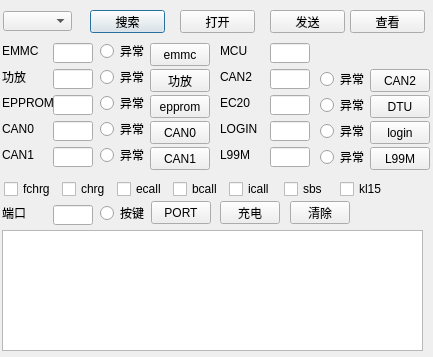
<?xml version="1.0" encoding="UTF-8"?>
<ui version="4.0">
 <class>emcform</class>
 <widget class="QDialog" name="emcform">
  <property name="geometry">
   <rect>
    <x>0</x>
    <y>0</y>
    <width>433</width>
    <height>357</height>
   </rect>
  </property>
  <property name="windowTitle">
   <string>EMC测试上位机</string>
  </property>
  <widget class="QComboBox" name="cb_com">
   <property name="geometry">
    <rect>
     <x>3</x>
     <y>11</y>
     <width>69</width>
     <height>20</height>
    </rect>
   </property>
  </widget>
  <widget class="QPushButton" name="btn_serch">
   <property name="geometry">
    <rect>
     <x>90</x>
     <y>10</y>
     <width>75</width>
     <height>23</height>
    </rect>
   </property>
   <property name="text">
    <string>搜索</string>
   </property>
  </widget>
  <widget class="QPushButton" name="btn_open">
   <property name="geometry">
    <rect>
     <x>180</x>
     <y>10</y>
     <width>75</width>
     <height>23</height>
    </rect>
   </property>
   <property name="text">
    <string>打开</string>
   </property>
  </widget>
  <widget class="QPushButton" name="btn_send">
   <property name="geometry">
    <rect>
     <x>270</x>
     <y>10</y>
     <width>75</width>
     <height>23</height>
    </rect>
   </property>
   <property name="text">
    <string>发送</string>
   </property>
  </widget>
  <widget class="QPushButton" name="btn_sql">
   <property name="geometry">
    <rect>
     <x>350</x>
     <y>10</y>
     <width>75</width>
     <height>23</height>
    </rect>
   </property>
   <property name="text">
    <string>查看</string>
   </property>
  </widget>
  <widget class="QLabel" name="label">
   <property name="geometry">
    <rect>
     <x>2</x>
     <y>43</y>
     <width>54</width>
     <height>16</height>
    </rect>
   </property>
   <property name="text">
    <string>EMMC</string>
   </property>
  </widget>
  <widget class="QLineEdit" name="txt_emmc">
   <property name="geometry">
    <rect>
     <x>53</x>
     <y>43</y>
     <width>40</width>
     <height>20</height>
    </rect>
   </property>
   <property name="readOnly">
    <bool>true</bool>
   </property>
  </widget>
  <widget class="QPushButton" name="btn_emmc">
   <property name="geometry">
    <rect>
     <x>150</x>
     <y>43</y>
     <width>60</width>
     <height>23</height>
    </rect>
   </property>
   <property name="text">
    <string>emmc</string>
   </property>
  </widget>
  <widget class="QLabel" name="label_2">
   <property name="geometry">
    <rect>
     <x>2</x>
     <y>69</y>
     <width>54</width>
     <height>16</height>
    </rect>
   </property>
   <property name="text">
    <string>功放</string>
   </property>
  </widget>
  <widget class="QLineEdit" name="txt_gf">
   <property name="geometry">
    <rect>
     <x>53</x>
     <y>69</y>
     <width>40</width>
     <height>20</height>
    </rect>
   </property>
   <property name="readOnly">
    <bool>true</bool>
   </property>
  </widget>
  <widget class="QLabel" name="label_3">
   <property name="geometry">
    <rect>
     <x>2</x>
     <y>95</y>
     <width>54</width>
     <height>16</height>
    </rect>
   </property>
   <property name="text">
    <string>EPPROM</string>
   </property>
  </widget>
  <widget class="QLineEdit" name="txt_epprom">
   <property name="geometry">
    <rect>
     <x>53</x>
     <y>95</y>
     <width>40</width>
     <height>20</height>
    </rect>
   </property>
   <property name="readOnly">
    <bool>true</bool>
   </property>
  </widget>
  <widget class="QLabel" name="label_4">
   <property name="geometry">
    <rect>
     <x>2</x>
     <y>121</y>
     <width>54</width>
     <height>16</height>
    </rect>
   </property>
   <property name="text">
    <string>CAN0</string>
   </property>
  </widget>
  <widget class="QLineEdit" name="txt_c0">
   <property name="geometry">
    <rect>
     <x>53</x>
     <y>121</y>
     <width>40</width>
     <height>20</height>
    </rect>
   </property>
   <property name="readOnly">
    <bool>true</bool>
   </property>
  </widget>
  <widget class="QLabel" name="label_5">
   <property name="geometry">
    <rect>
     <x>2</x>
     <y>147</y>
     <width>54</width>
     <height>16</height>
    </rect>
   </property>
   <property name="text">
    <string>CAN1</string>
   </property>
  </widget>
  <widget class="QLineEdit" name="txt_c1">
   <property name="geometry">
    <rect>
     <x>53</x>
     <y>147</y>
     <width>40</width>
     <height>20</height>
    </rect>
   </property>
   <property name="readOnly">
    <bool>true</bool>
   </property>
  </widget>
  <widget class="QPushButton" name="btn_gf">
   <property name="geometry">
    <rect>
     <x>150</x>
     <y>69</y>
     <width>60</width>
     <height>23</height>
    </rect>
   </property>
   <property name="text">
    <string>功放</string>
   </property>
  </widget>
  <widget class="QPushButton" name="btn_epprom">
   <property name="geometry">
    <rect>
     <x>150</x>
     <y>95</y>
     <width>60</width>
     <height>23</height>
    </rect>
   </property>
   <property name="text">
    <string>epprom</string>
   </property>
  </widget>
  <widget class="QPushButton" name="btn_c0">
   <property name="geometry">
    <rect>
     <x>150</x>
     <y>121</y>
     <width>60</width>
     <height>23</height>
    </rect>
   </property>
   <property name="text">
    <string>CAN0</string>
   </property>
  </widget>
  <widget class="QPushButton" name="btn_can1">
   <property name="geometry">
    <rect>
     <x>150</x>
     <y>147</y>
     <width>60</width>
     <height>23</height>
    </rect>
   </property>
   <property name="text">
    <string>CAN1</string>
   </property>
  </widget>
  <widget class="QPushButton" name="btn_can2">
   <property name="geometry">
    <rect>
     <x>370</x>
     <y>69</y>
     <width>60</width>
     <height>23</height>
    </rect>
   </property>
   <property name="text">
    <string>CAN2</string>
   </property>
  </widget>
  <widget class="QPushButton" name="btn_dtu">
   <property name="geometry">
    <rect>
     <x>370</x>
     <y>95</y>
     <width>60</width>
     <height>23</height>
    </rect>
   </property>
   <property name="text">
    <string>DTU</string>
   </property>
  </widget>
  <widget class="QPushButton" name="btn_login">
   <property name="geometry">
    <rect>
     <x>370</x>
     <y>121</y>
     <width>60</width>
     <height>23</height>
    </rect>
   </property>
   <property name="text">
    <string>login</string>
   </property>
  </widget>
  <widget class="QPushButton" name="btn_l99m">
   <property name="geometry">
    <rect>
     <x>370</x>
     <y>147</y>
     <width>60</width>
     <height>23</height>
    </rect>
   </property>
   <property name="text">
    <string>L99M</string>
   </property>
  </widget>
  <widget class="QPushButton" name="btn_port">
   <property name="geometry">
    <rect>
     <x>151</x>
     <y>201</y>
     <width>60</width>
     <height>23</height>
    </rect>
   </property>
   <property name="text">
    <string>PORT</string>
   </property>
  </widget>
  <widget class="QTextBrowser" name="txt_all">
   <property name="geometry">
    <rect>
     <x>2</x>
     <y>230</y>
     <width>421</width>
     <height>121</height>
    </rect>
   </property>
  </widget>
  <widget class="QPushButton" name="btn_fill">
   <property name="geometry">
    <rect>
     <x>220</x>
     <y>201</y>
     <width>60</width>
     <height>23</height>
    </rect>
   </property>
   <property name="text">
    <string>充电</string>
   </property>
  </widget>
  <widget class="QLabel" name="label_8">
   <property name="geometry">
    <rect>
     <x>220</x>
     <y>95</y>
     <width>54</width>
     <height>16</height>
    </rect>
   </property>
   <property name="text">
    <string>EC20</string>
   </property>
  </widget>
  <widget class="QLineEdit" name="txt_ec20">
   <property name="geometry">
    <rect>
     <x>270</x>
     <y>95</y>
     <width>40</width>
     <height>20</height>
    </rect>
   </property>
   <property name="readOnly">
    <bool>true</bool>
   </property>
  </widget>
  <widget class="QLineEdit" name="txt_l99m">
   <property name="geometry">
    <rect>
     <x>270</x>
     <y>147</y>
     <width>40</width>
     <height>20</height>
    </rect>
   </property>
   <property name="readOnly">
    <bool>true</bool>
   </property>
  </widget>
  <widget class="QLabel" name="label_10">
   <property name="geometry">
    <rect>
     <x>220</x>
     <y>147</y>
     <width>54</width>
     <height>16</height>
    </rect>
   </property>
   <property name="text">
    <string>L99M</string>
   </property>
  </widget>
  <widget class="QLineEdit" name="txt_mcu">
   <property name="geometry">
    <rect>
     <x>270</x>
     <y>43</y>
     <width>40</width>
     <height>20</height>
    </rect>
   </property>
   <property name="readOnly">
    <bool>true</bool>
   </property>
  </widget>
  <widget class="QLabel" name="label_7">
   <property name="geometry">
    <rect>
     <x>220</x>
     <y>69</y>
     <width>54</width>
     <height>16</height>
    </rect>
   </property>
   <property name="text">
    <string>CAN2</string>
   </property>
  </widget>
  <widget class="QLabel" name="label_6">
   <property name="geometry">
    <rect>
     <x>220</x>
     <y>43</y>
     <width>54</width>
     <height>16</height>
    </rect>
   </property>
   <property name="text">
    <string>MCU</string>
   </property>
  </widget>
  <widget class="QLineEdit" name="txt_c2">
   <property name="geometry">
    <rect>
     <x>270</x>
     <y>69</y>
     <width>40</width>
     <height>20</height>
    </rect>
   </property>
   <property name="readOnly">
    <bool>true</bool>
   </property>
  </widget>
  <widget class="QLabel" name="label_9">
   <property name="geometry">
    <rect>
     <x>220</x>
     <y>121</y>
     <width>54</width>
     <height>16</height>
    </rect>
   </property>
   <property name="text">
    <string>LOGIN</string>
   </property>
  </widget>
  <widget class="QLineEdit" name="txt_login">
   <property name="geometry">
    <rect>
     <x>270</x>
     <y>121</y>
     <width>40</width>
     <height>20</height>
    </rect>
   </property>
   <property name="readOnly">
    <bool>true</bool>
   </property>
  </widget>
  <widget class="QRadioButton" name="rb_emmc">
   <property name="geometry">
    <rect>
     <x>100</x>
     <y>43</y>
     <width>50</width>
     <height>16</height>
    </rect>
   </property>
   <property name="text">
    <string>异常</string>
   </property>
  </widget>
  <widget class="QRadioButton" name="rb_gf">
   <property name="geometry">
    <rect>
     <x>100</x>
     <y>69</y>
     <width>50</width>
     <height>16</height>
    </rect>
   </property>
   <property name="text">
    <string>异常</string>
   </property>
  </widget>
  <widget class="QRadioButton" name="rb_e2r">
   <property name="geometry">
    <rect>
     <x>100</x>
     <y>95</y>
     <width>50</width>
     <height>16</height>
    </rect>
   </property>
   <property name="text">
    <string>异常</string>
   </property>
  </widget>
  <widget class="QRadioButton" name="rb_c1">
   <property name="geometry">
    <rect>
     <x>100</x>
     <y>147</y>
     <width>50</width>
     <height>16</height>
    </rect>
   </property>
   <property name="text">
    <string>异常</string>
   </property>
  </widget>
  <widget class="QRadioButton" name="rb_c0">
   <property name="geometry">
    <rect>
     <x>100</x>
     <y>121</y>
     <width>50</width>
     <height>16</height>
    </rect>
   </property>
   <property name="text">
    <string>异常</string>
   </property>
  </widget>
  <widget class="QRadioButton" name="rb_login">
   <property name="geometry">
    <rect>
     <x>320</x>
     <y>123</y>
     <width>50</width>
     <height>16</height>
    </rect>
   </property>
   <property name="text">
    <string>异常</string>
   </property>
  </widget>
  <widget class="QRadioButton" name="rb_l99m">
   <property name="geometry">
    <rect>
     <x>320</x>
     <y>149</y>
     <width>50</width>
     <height>16</height>
    </rect>
   </property>
   <property name="text">
    <string>异常</string>
   </property>
  </widget>
  <widget class="QRadioButton" name="rb_c2">
   <property name="geometry">
    <rect>
     <x>320</x>
     <y>71</y>
     <width>50</width>
     <height>16</height>
    </rect>
   </property>
   <property name="text">
    <string>异常</string>
   </property>
  </widget>
  <widget class="QRadioButton" name="rb_ec20">
   <property name="geometry">
    <rect>
     <x>320</x>
     <y>97</y>
     <width>50</width>
     <height>16</height>
    </rect>
   </property>
   <property name="text">
    <string>异常</string>
   </property>
  </widget>
  <widget class="QLabel" name="label_11">
   <property name="geometry">
    <rect>
     <x>2</x>
     <y>205</y>
     <width>54</width>
     <height>16</height>
    </rect>
   </property>
   <property name="text">
    <string>端口</string>
   </property>
  </widget>
  <widget class="QRadioButton" name="rb_port">
   <property name="geometry">
    <rect>
     <x>100</x>
     <y>205</y>
     <width>50</width>
     <height>16</height>
    </rect>
   </property>
   <property name="text">
    <string>按键</string>
   </property>
  </widget>
  <widget class="QLineEdit" name="txt_port">
   <property name="geometry">
    <rect>
     <x>53</x>
     <y>205</y>
     <width>40</width>
     <height>20</height>
    </rect>
   </property>
   <property name="readOnly">
    <bool>true</bool>
   </property>
  </widget>
  <widget class="QWidget" name="layoutWidget">
   <property name="geometry">
    <rect>
     <x>4</x>
     <y>180</y>
     <width>385</width>
     <height>18</height>
    </rect>
   </property>
   <layout class="QHBoxLayout" name="horizontalLayout">
    <item>
     <widget class="QCheckBox" name="cb_fchrg">
      <property name="text">
       <string>fchrg</string>
      </property>
     </widget>
    </item>
    <item>
     <widget class="QCheckBox" name="cb_chrg">
      <property name="text">
       <string>chrg</string>
      </property>
     </widget>
    </item>
    <item>
     <widget class="QCheckBox" name="cb_ecall">
      <property name="text">
       <string>ecall</string>
      </property>
     </widget>
    </item>
    <item>
     <widget class="QCheckBox" name="cb_bcall">
      <property name="text">
       <string>bcall</string>
      </property>
     </widget>
    </item>
    <item>
     <widget class="QCheckBox" name="cb_icall">
      <property name="text">
       <string>icall</string>
      </property>
     </widget>
    </item>
    <item>
     <widget class="QCheckBox" name="cb_sbs">
      <property name="text">
       <string>sbs</string>
      </property>
     </widget>
    </item>
    <item>
     <widget class="QCheckBox" name="cb_kl15">
      <property name="text">
       <string>kl15</string>
      </property>
     </widget>
    </item>
   </layout>
  </widget>
  <widget class="QPushButton" name="btn_clear">
   <property name="geometry">
    <rect>
     <x>290</x>
     <y>201</y>
     <width>60</width>
     <height>23</height>
    </rect>
   </property>
   <property name="text">
    <string>清除</string>
   </property>
  </widget>
 </widget>
 <resources/>
 <connections/>
</ui>
